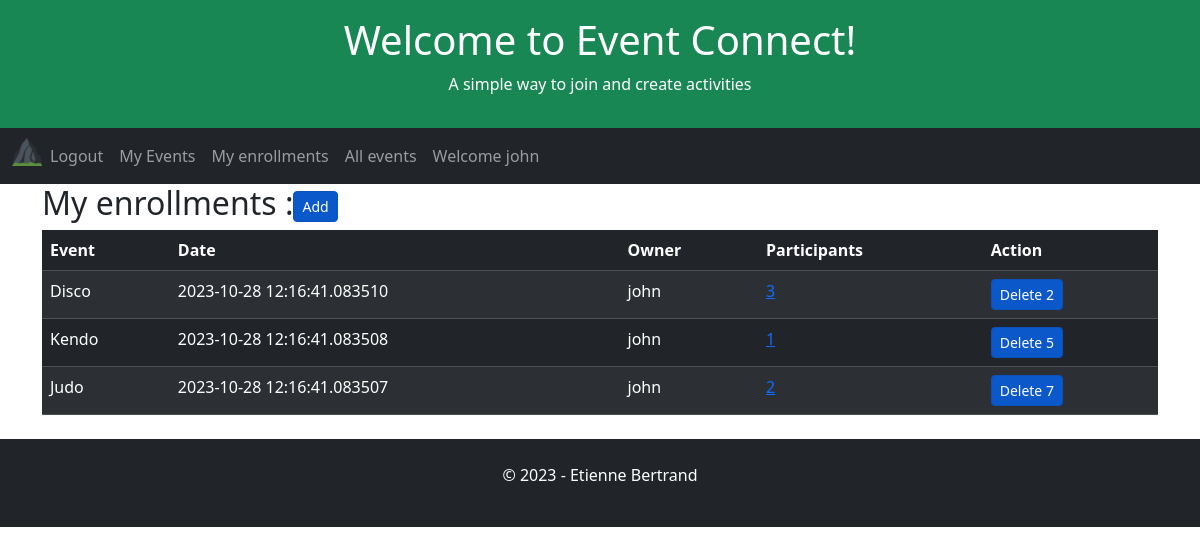
/user-enrollments (signed in), run on an earlier commit of the app's database.
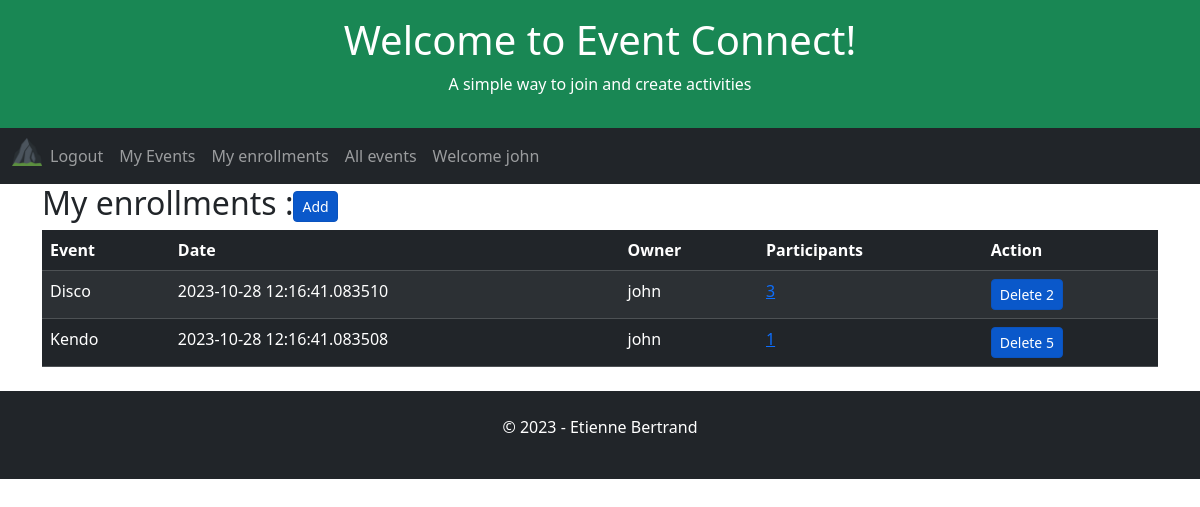
And on a later commit of the database.
### app/models.py (models this page shows, shortened)
class User(UserMixin, db.Model):
    id = db.Column(db.Integer, primary_key=True)
    username = db.Column(db.String(64), index=True, unique=True)
    email = db.Column(db.String(120), index=True, unique=True)
    password_hash = db.Column(db.String(128))

class Enrollment(db.Model):
    id = db.Column(db.Integer, primary_key=True)
    user_id = db.Column(db.Integer, db.ForeignKey('user.id', name='fk_enrollment_user'), nullable=False)
    event_id = db.Column(db.Integer, db.ForeignKey('event.id', name='fk_enrollment_event'), nullable=False)
    date = db.Column(db.DateTime, index=True, default=datetime.utcnow)

class Event(db.Model):
    id = db.Column(db.Integer, primary_key=True)
    user_id = db.Column(db.Integer, db.ForeignKey('user.id', name='fk_event_user'), nullable=False)
    title = db.Column(db.String(255), nullable=False)
    date = db.Column(db.DateTime, index=True, default=datetime.utcnow)

### app/routes.py (the view)
@app.route('/user-enrollments', methods=['GET', 'POST', 'UPDATE'])
def userEnrollments():
    global appName, appSlogan, appTitle, db
    user_id = current_user.id
    userEnrollmentsAlias = alias(Enrollment)
    userEnrollments = db.session.query(
        Enrollment.id,
        Event.title,
        Event.date,
        Event.id.label('eventId'),
        User.username.label('owner'),
        func.count(userEnrollmentsAlias.c.user_id).label('participants')
    ).outerjoin(User, User.id == Enrollment.user_id
    ).outerjoin(Event, Enrollment.event_id == Event.id
    ).outerjoin(userEnrollmentsAlias, Enrollment.event_id == userEnrollmentsAlias.c.event_id
    ).group_by(Enrollment.id, Event.title, Event.date, Event.id, User.username
    ).filter(Enrollment.user_id == user_id
    ).all()
    return render_template(
        'user-enrollments.html',
        appName=appName,
        appTitle=appTitle,
        appSlogan=appSlogan,
        userEnrollments=userEnrollments)

### app/__init__.py (called while the page is built)
    def _fk_pragma_on_connect(dbapi_con, con_record):  # noqa
        dbapi_con.execute('pragma foreign_keys=ON')

### app/models.py (called while the page is built)
@login.user_loader
def load_user(id):
    return User.query.get(int(id))

### app/templates/user-enrollments.html (shortened to what this page needs)
{% extends "home.html" %}
{% block content %}
    <h2>My enrollments :<a href="{{ url_for('allEvents') }}" class="btn btn-primary btn-sm active" role="button" aria-pressed="true">Add</button></a></h2>
        <table class="table table-dark table-hover table-striped">
            <thead>
            <tr>
                <th>Event</th>
                <th>Date</th>
                <th>Owner</th>
                <th>Participants</th>
                <th>Action</th>
            </tr>
            </thead>
            <tbody>
                {% for enrollment in userEnrollments %}
                    <tr>
                        <td>{{ enrollment.title }}</td>
                        <td>{{ enrollment.date }}</td>
                        <td>{{ enrollment.owner }}</td>
                        <td><a href="{{ url_for('eventEnrollments') }}/{{enrollment.eventId}}" aria-pressed="true">{{ enrollment.participants }}</a></td>
                        <td>
                            <a href="{{ url_for('index') }}" class="btn btn-primary btn-sm active" role="button" aria-pressed="true" data-bs-toggle="modal" data-bs-target="#exampleModal" data-bs-whatever="{{enrollment.id}}" >Delete {{ enrollment.id }}</a>
                        </td>
                    </tr>
                {% endfor %}
            </tbody>
        </table>
{% endblock %}

### app/templates/home.html (shortened to what this page needs)
<!DOCTYPE html>
<html lang="en">
<head>
    <link href="https://cdn.jsdelivr.net/npm/bootstrap@5.3.2/dist/css/bootstrap.min.css" rel="stylesheet">
</head>
<body>
    <div class="p-3 bg-success text-white text-center">
    {% if appTitle %}
        <h1>{{ appTitle }}</h1>
        {% else %}
        <h1>hard coded appTitle xyz</h1>
    {% endif %}
    {% if appSlogan %}
        <p>{{ appSlogan }}</p>
        {% else %}
        <p>hard coded appSlogan xyz</p>
    {% endif %}
    </div>
    <nav class="navbar navbar-expand-lg bg-dark navbar-dark">
        <div class="container-fluid">
            <div class="collapse navbar-collapse" id="navbarNav">
            <ul class="navbar-nav">
                <li class="nav-item">
                    <a class="nav-brand" href="{{ url_for('index') }}">
                        <img src="{{ url_for('static', filename='/favicon_io/favicon-32x32.png') }}" width="30" height="30" alt="">
                    </a>
                </li>
                {% if current_user.is_anonymous %}
                <li class="nav-item">
                <a class="nav-link" href="{{ url_for('login') }}">Login</a>
                </li>
                <li class="nav-item">
                    <a class="nav-link" href="{{ url_for('register') }}">Subscribe</a>
                </li>
                {% else %}
                <li class="nav-item">
                    <a class="nav-link" href="{{ url_for('logout') }}">Logout</a>
                </li>
                <li class="nav-item">
                    <a class="nav-link" href="{{ url_for('userEvents') }}">My Events</a>
                </li>
                <li class="nav-item">
                    <a class="nav-link" href="{{ url_for('userEnrollments') }}">My enrollments</a>
                <li class="nav-item">
                    <a class="nav-link" href="{{ url_for('allEvents') }}">All events</a>
                </li>
                <li class="nav-item">
                    <a class="nav-link" href="{{ url_for('index') }}">Welcome {{ current_user.username }}</a>
                </li>
                {% endif %}
            </ul>
            </div>
        </div>
    </nav>
    <div class="container">
        {% block content %}{% endblock %}
    </div>
    <div class="mt-4 p-4 bg-dark text-white text-center">
    <p>© 2023 - Etienne Bertrand</p>
    </div>
</body>
</html>

What changed in the data, as far as the page shows it:
removed Enrollment: title "Judo", date "2023-10-28 12:16:41.083507", owner "john", participants "2", id "7"
